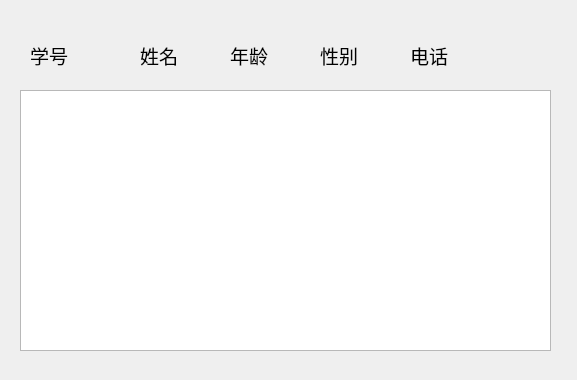
<?xml version="1.0" encoding="UTF-8"?>
<ui version="4.0">
 <class>Dialog</class>
 <widget class="QDialog" name="Dialog">
  <property name="geometry">
   <rect>
    <x>0</x>
    <y>0</y>
    <width>577</width>
    <height>380</height>
   </rect>
  </property>
  <property name="windowTitle">
   <string>Dialog</string>
  </property>
  <widget class="QLabel" name="label">
   <property name="geometry">
    <rect>
     <x>30</x>
     <y>40</y>
     <width>72</width>
     <height>31</height>
    </rect>
   </property>
   <property name="font">
    <font>
     <family>楷体</family>
     <pointsize>14</pointsize>
    </font>
   </property>
   <property name="text">
    <string>学号</string>
   </property>
  </widget>
  <widget class="QLabel" name="label_2">
   <property name="geometry">
    <rect>
     <x>140</x>
     <y>40</y>
     <width>72</width>
     <height>31</height>
    </rect>
   </property>
   <property name="font">
    <font>
     <family>楷体</family>
     <pointsize>14</pointsize>
    </font>
   </property>
   <property name="text">
    <string>姓名</string>
   </property>
  </widget>
  <widget class="QLabel" name="label_3">
   <property name="geometry">
    <rect>
     <x>230</x>
     <y>40</y>
     <width>72</width>
     <height>31</height>
    </rect>
   </property>
   <property name="font">
    <font>
     <family>楷体</family>
     <pointsize>14</pointsize>
    </font>
   </property>
   <property name="text">
    <string>年龄</string>
   </property>
  </widget>
  <widget class="QLabel" name="label_4">
   <property name="geometry">
    <rect>
     <x>320</x>
     <y>40</y>
     <width>72</width>
     <height>31</height>
    </rect>
   </property>
   <property name="font">
    <font>
     <family>楷体</family>
     <pointsize>14</pointsize>
    </font>
   </property>
   <property name="text">
    <string>性别</string>
   </property>
  </widget>
  <widget class="QLabel" name="label_5">
   <property name="geometry">
    <rect>
     <x>410</x>
     <y>40</y>
     <width>72</width>
     <height>31</height>
    </rect>
   </property>
   <property name="font">
    <font>
     <family>楷体</family>
     <pointsize>14</pointsize>
    </font>
   </property>
   <property name="text">
    <string>电话</string>
   </property>
  </widget>
  <widget class="QTextBrowser" name="textBrowser">
   <property name="geometry">
    <rect>
     <x>20</x>
     <y>90</y>
     <width>531</width>
     <height>261</height>
    </rect>
   </property>
  </widget>
 </widget>
 <resources/>
 <connections/>
</ui>
